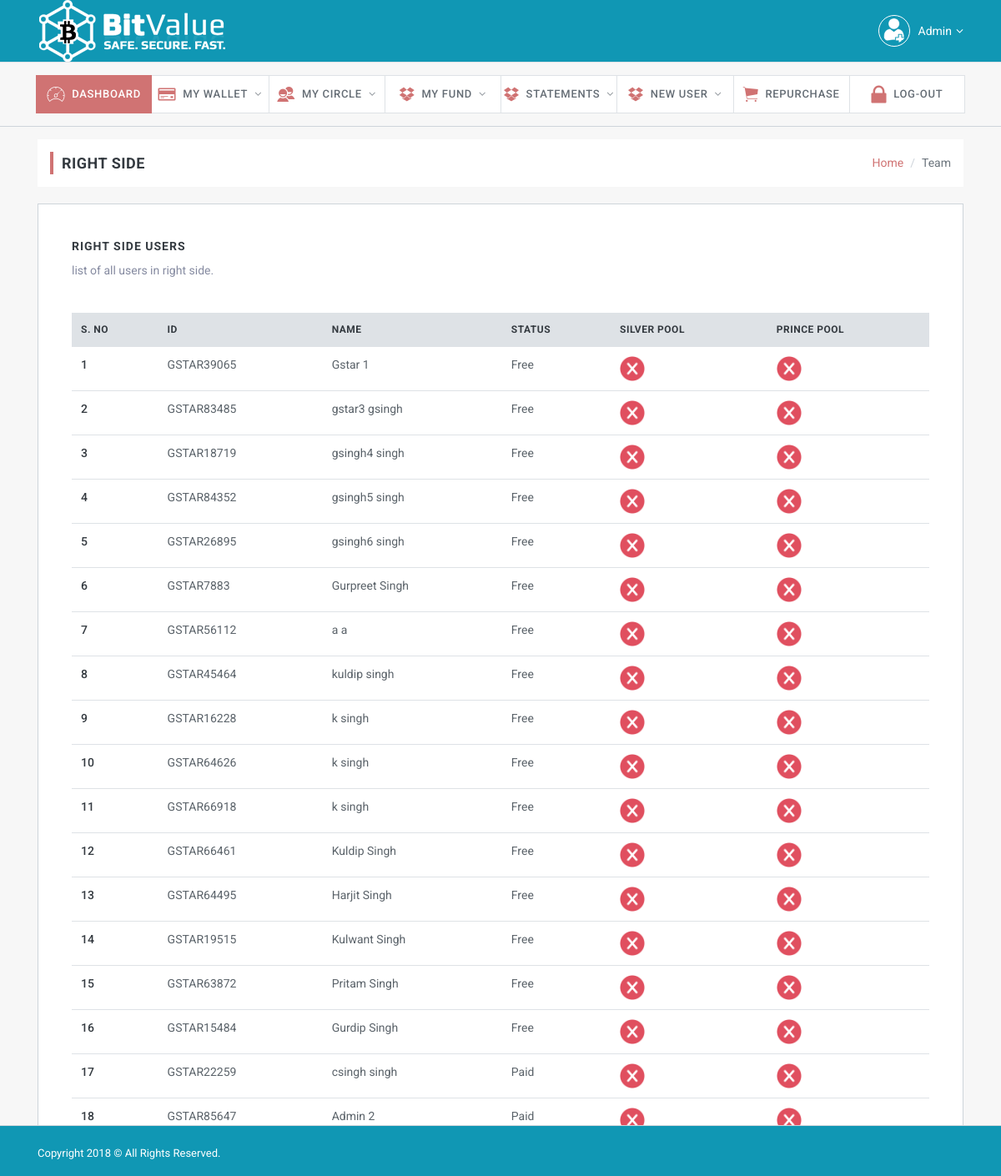
Page /rightteam.php (signed in) on the committed database.
### tables this page shows
CREATE TABLE `registration` (
  `UserID` varchar(100) NOT NULL,
  `ChainID` varchar(100) NOT NULL,
  `DirectID` varchar(100) NOT NULL,
  `UserEmail` varchar(100) NOT NULL,
  `Password` varchar(100) NOT NULL,
  `TPassword` varchar(100) NOT NULL,
  `EPassword` varchar(100) NOT NULL,
  `ETPassword` varchar(100) NOT NULL,
  `DOB` varchar(100) NOT NULL,
  `FirstName` varchar(100) NOT NULL,
  `LastName` varchar(100) NOT NULL,
  `Gender` varchar(10) NOT NULL,
  `MobileNo` varchar(100) NOT NULL,
  `Address` longtext NOT NULL,
  `country` varchar(100) NOT NULL DEFAULT 'India',
  `state` varchar(100) NOT NULL,
  `district` varchar(100) NOT NULL,
  `City` varchar(100) NOT NULL,
  `Zip` varchar(100) NOT NULL,
  `Position` varchar(100) NOT NULL,
  `RegistrationDate` varchar(100) NOT NULL,
  `Acc_Holder_Name` varchar(100) NOT NULL,
  `Bank_Name` varchar(100) NOT NULL,
  `Bank_Acc_No` varchar(100) NOT NULL,
  `Branch_Name` varchar(100) NOT NULL,
  `IFSC_Code` varchar(100) NOT NULL,
  `Account_Type` varchar(100) NOT NULL,
  `Pan_Number` varchar(100) NOT NULL,
  `Status` varchar(100) NOT NULL DEFAULT 'Active',
  `PaidStatus` varchar(100) NOT NULL DEFAULT 'Free',
  `timeinstring` int(100) NOT NULL,
  `EmailCode` longtext NOT NULL,
  `scode` int(100) NOT NULL,
  `EmailVerify` int(2) NOT NULL DEFAULT '1',
  `EmailStatus` int(2) NOT NULL DEFAULT '0',
  `currentbtc` varchar(100) NOT NULL,
  `ademail` varchar(100) NOT NULL,
  `admethod` varchar(100) NOT NULL,
  `About` longtext NOT NULL,
  `BTCAccount` varchar(100) NOT NULL,
  `Paytm` varchar(100) NOT NULL,
  `NetellerAccount` varchar(100) NOT NULL,
  `PaypalEmailID` varchar(100) NOT NULL,
  `profilepic` varchar(1000) NOT NULL,
  `addressproof` varchar(1000) NOT NULL,
  `pin` varchar(100) NOT NULL,
  `pancard` varchar(1000) NOT NULL,
  `Adtype` varchar(100) NOT NULL,
  `totalbusiness` varchar(100) NOT NULL,
  `topupsincome` varchar(100) NOT NULL,
  `nonincome` varchar(100) NOT NULL,
  `levelstatus` int(10) NOT NULL,
  `nomineerelation` varchar(100) NOT NULL,
  `nomineename` varchar(100) NOT NULL,
  `widstatus` int(10) NOT NULL DEFAULT '1',
  `Id` int(100) NOT NULL,
  `silverpoolstatus` int(100) NOT NULL,
  `princepoolstatus` int(100) NOT NULL
);

### package/Memberclass.php (called while the page is built, shortened)
<?php
class Member
{
	public function __construct()
	{
		$this->mysqli2 = new mysqli('localhost', 'root', '', 'gstarmar_mlm');
		$this->userID = $_SESSION['User_Array']['UserID'];
	}
function loaduserinfo()
{
	 $query4 = "SELECT * FROM Registration WHERE UserID = '".$this->userID."'";
       $result4=$this->mysqli2->query($query4);
       $num=$result4->fetch_assoc();
	   return $num;
}
	public function get_one_record($querySelect)
	{
   		 $resultSet = $this->mysqli2->query($querySelect);
   		 $data=array();
   			 if($resultSet->num_rows > 0){
			        while($row = $resultSet->fetch_assoc()){
			            $data[]=$row;
			            }
			          }
		return $data;
	}
public function getmemberlegdetail($userid,$leg)
{
  $result3=$this->mysqli2->query("select * from Registration  where ChainID='".$userid."' and Position='".$leg."'");
  global $data;
       while($row3=$result3->fetch_assoc())
       {
	 	$query2 = "SELECT SUM(dollarsamount) AS Amount FROM Commitment WHERE UserID like '".$row3['UserID']."' and incomestatus='1'";
      	 $result2=$this->mysqli2->query($query2);
      	 $row1=$result2->fetch_assoc();
	 	$row3['Amount']=$row1['Amount'];
       	$data[]=$row3;
		$this->getmemberlegdetail($row3['UserID'],"Left");
		$this->getmemberlegdetail($row3['UserID'],"Right");
      }
	return $data;
}
}
$obj = new Member();
function get_capping($packid)
											{
											global $obj;
											$data2 = $obj->get_one_record("SELECT * FROM packages order by Capping DESC");
												$capping=array();
												return $capping;
											}
											$packarray=array();
											$cappingdone = get_capping($packarray);
?>

### rightteam.php (the view, shortened to what this page needs)
<?php include("header.php"); ?>
<?php
$obj->dataarray=array();
$right = $obj->getmemberlegdetail($obj->userID,"Right");
$right=$data;
?>
    <div class="slim-mainpanel">
      <div class="container">
        <div class="slim-pageheader">
          <ol class="breadcrumb slim-breadcrumb">
            <li class="breadcrumb-item"><a href="#">Home</a></li>
            <li class="breadcrumb-item active" aria-current="page">Team</li>
          </ol>
          <h6 class="slim-pagetitle">Right Side</h6>
        </div>
        <div class="section-wrapper mg-t-20">
          <label class="section-title">Right side users</label>
          <p class="mg-b-20 mg-sm-b-40">list of all users in right side.</p>
          <div class="table-responsive">
            <table class="table mg-b-0">
                <thead>
                <tr>
                    <th>S. No</th>
                  <th>ID</th>
                  <th>Name</th>
                  <th>Status</th>
                   <th>Silver Pool</th>
                    <th>Prince Pool</th>
                </tr>
              </thead>
              <tbody>
                  	<?php
											$sno=1;
											foreach($right as $data){
														if(!empty($data['UserID'])){							?>
                <tr>
                  <th scope="row"><?php echo $sno++; ?></th>
                  <td><?php echo $data['UserID']; ?></td>
                  <td><?php echo $data['FirstName']." ".$data['LastName']; ?></td>
                  <td><?php echo $data['PaidStatus']; ?></td>
                                    <td><?php if(!empty($data['sliverpoolstatus'])){ echo "<img src='img/ok.png' style='height:30px;width:30px;'>"; }else{ echo "<img src='img/cross.png' style='height:30px;width:30px;'>"; } ?></td>
                     <td><?php if(!empty($data['princepoolstatus'])){ echo "<img src='img/ok.png' style='height:30px;width:30px;'>"; }else{ echo "<img src='img/cross.png' style='height:30px;width:30px;'>"; } ?></td>
                </tr>
                <?php  } } ?>
              </tbody></table>
          </div>
        </div>
      </div>
    </div>
<?php include("footer.php"); ?>

### header.php (shortened to what this page needs)
<?php
include("package/Memberclass.php");
if(empty($_SESSION['User_Array'])){ ?><meta http-equiv="refresh" content="0; url=login.php" /> <?php  exit(); }
$userdata=$obj->loaduserinfo();
?>
<!DOCTYPE html>
<html lang="en">
  <head>
    <link href="lib/font-awesome/css/font-awesome.css" rel="stylesheet">
    <link href="lib/Ionicons/css/ionicons.css" rel="stylesheet">
    <link href="lib/rickshaw/css/rickshaw.min.css" rel="stylesheet">
    <link rel="stylesheet" href="css/slim.css">
  </head>
  <body class="dashboard-3">
    <div class="slim-header">
      <div class="container">
        <div class="slim-header-left">
          <h2 class="slim-logo"><a href="index.html"><img src="img/logo.png"></a></h2>
        </div>
        <div class="slim-header-right">
          <div class="dropdown dropdown-c">
            <a href="#" class="logged-user" data-toggle="dropdown">
              <img src="user.png" alt="">
              <span style="color: #fff"><?php echo $userdata['FirstName']; ?></span>
              <i class="fa fa-angle-down" style="color: #fff"></i>
            </a>
          </div>
        </div>
      </div>
    </div>
    <div class="slim-navbar">
      <div class="container-fluid">
        <ul class="nav">
          <li class="nav-item active">
            <a class="nav-link" href="dashboard.php">
              <i class="icon ion-ios-speedometer-outline"></i>
              <span>Dashboard</span>
            </a>
          </li>
          <li class="nav-item with-sub">
            <a class="nav-link" href="#">
              <i class="icon ion-card"></i>
              <span>My Wallet</span>
            </a>
          </li>
          <li class="nav-item  with-sub">
            <a class="nav-link" href="#" data-toggle="dropdown">
              <i class="icon ion-android-contacts"></i>
              <span>My Circle</span>
              </a>
          </li>
          <li class="nav-item  with-sub">
            <a class="nav-link" href="#" data-toggle="dropdown">
              <i class="icon ion-social-dropbox"></i>
              <span>My Fund</span>
              </a>
          </li>
            <li class="nav-item  with-sub">
            <a class="nav-link" href="#" data-toggle="dropdown">
              <i class="icon ion-social-dropbox"></i>
              <span>Statements</span>
              </a>
          </li>
            <li class="nav-item with-sub">
            <a class="nav-link" href="signup.php" data-toggle="dropdown">
              <i class="icon ion-social-dropbox"></i>
              <span>New User</span>
              </a>
          </li>
          <li class="nav-item">
            <a class="nav-link" href="#" data-toggle="dropdown">
              <i class="icon ion-ios-cart"></i>
              <span>RePurchase</span>
              </a>
          </li>
          <li class="nav-item">
            <a class="nav-link" href="signout.php">
              <i class="icon ion-locked"></i>
              <span>Log-out</span>
              </a>
          </li>
        </ul>
      </div>
    </div>

### rows in the picture
registration: FirstName "Admin"
registration: UserID "GSTAR39065", FirstName "Gstar", LastName "1", PaidStatus "Free", princepoolstatus 0 (drawn)
registration: UserID "GSTAR83485", FirstName "gstar3", LastName "gsingh", PaidStatus "Free", princepoolstatus 0 (drawn)
registration: UserID "GSTAR18719", FirstName "gsingh4", LastName "singh", PaidStatus "Free", princepoolstatus 0 (drawn)
registration: UserID "GSTAR84352", FirstName "gsingh5", LastName "singh", PaidStatus "Free", princepoolstatus 0 (drawn)
registration: UserID "GSTAR26895", FirstName "gsingh6", LastName "singh", PaidStatus "Free", princepoolstatus 0 (drawn)
registration: UserID "GSTAR7883", FirstName "Gurpreet", LastName "Singh", PaidStatus "Free", princepoolstatus 0 (drawn)
registration: UserID "GSTAR56112", FirstName "a", LastName "a", PaidStatus "Free", princepoolstatus 0 (drawn)
registration: UserID "GSTAR45464", FirstName "kuldip", LastName "singh", PaidStatus "Free", princepoolstatus 0 (drawn)
registration: UserID "GSTAR16228", FirstName "k", LastName "singh", PaidStatus "Free", princepoolstatus 0 (drawn)
registration: UserID "GSTAR64626", FirstName "k", LastName "singh", PaidStatus "Free", princepoolstatus 0 (drawn)
registration: UserID "GSTAR66918", FirstName "k", LastName "singh", PaidStatus "Free", princepoolstatus 0 (drawn)
registration: UserID "GSTAR66461", FirstName "Kuldip", LastName "Singh", PaidStatus "Free", princepoolstatus 0 (drawn)
registration: UserID "GSTAR64495", FirstName "Harjit", LastName "Singh", PaidStatus "Free", princepoolstatus 0 (drawn)
registration: UserID "GSTAR19515", FirstName "Kulwant", LastName "Singh", PaidStatus "Free", princepoolstatus 0 (drawn)
registration: UserID "GSTAR63872", FirstName "Pritam", LastName "Singh", PaidStatus "Free", princepoolstatus 0 (drawn)
registration: UserID "GSTAR15484", FirstName "Gurdip", LastName "Singh", PaidStatus "Free", princepoolstatus 0 (drawn)
registration: UserID "GSTAR22259", FirstName "csingh", LastName "singh", PaidStatus "Paid", princepoolstatus 0 (drawn)
registration: UserID "GSTAR85647", FirstName "Admin", LastName "2", PaidStatus "Paid", princepoolstatus 0 (drawn)
